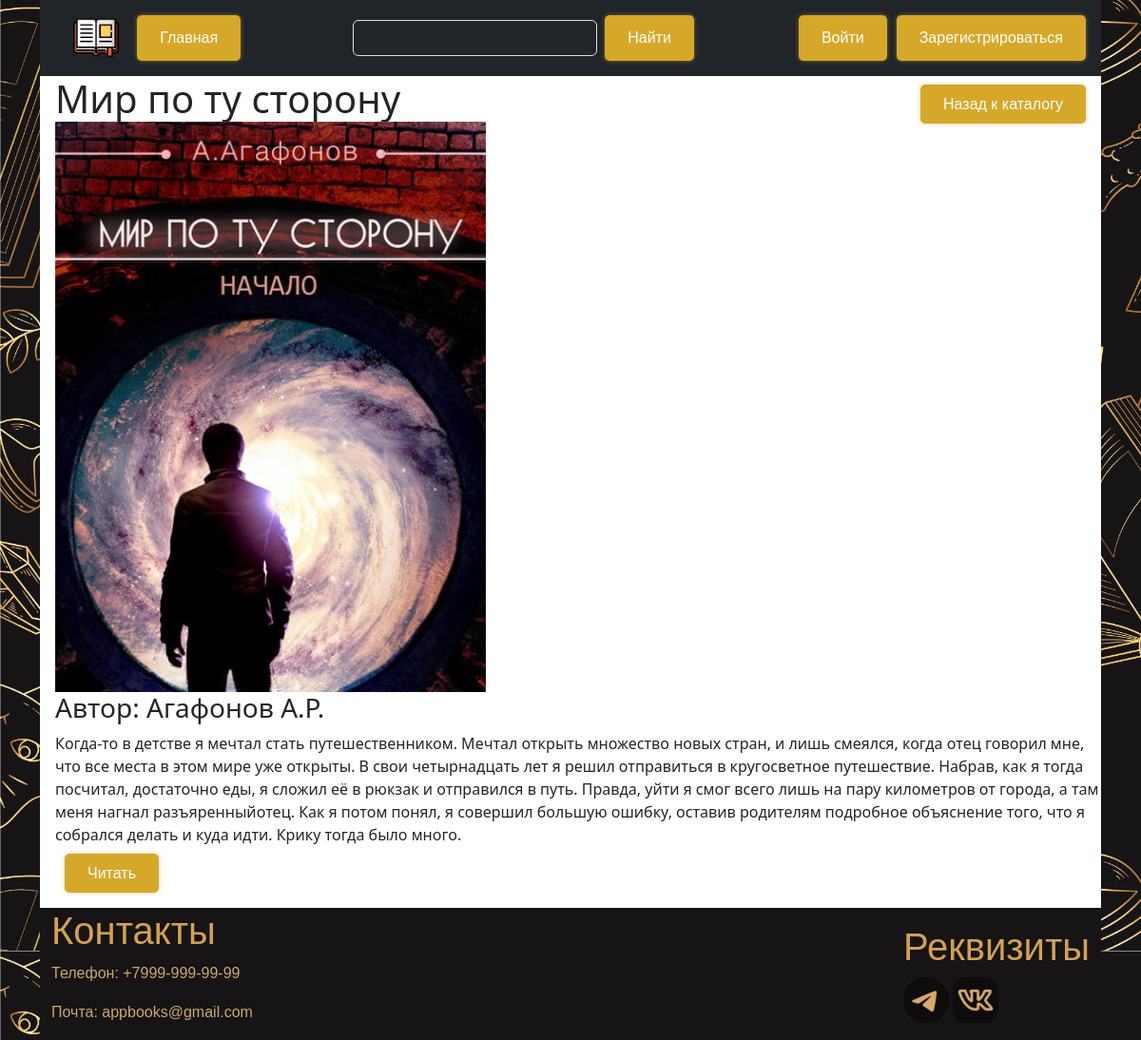
Screenshot of /book/1 with the database file from the repository.
### BooksApp.py (models this page shows)
class Books(db.Model):
    id = db.Column(db.Integer, primary_key = True)
    Title = db.Column(db.String(100), nullable = False)
    Cover = db.Column(db.String(100), nullable = False)
    Author = db.Column(db.String(100), nullable = False)
    About = db.Column(db.Text, nullable = False)
    File_path = db.Column(db.String(100), nullable = False)

### BooksApp.py (the view)
@app.route('/book/<int:id>')
def book_detail(id):
    book = Books.query.get_or_404(id)
    cover_path = book.Cover
    cover_url= url_for('static', filename=cover_path)
    username = session.get('username')
    if 'username' not in session:
        return render_template('Book.html', book=book, cover_url = cover_url)
    else:
        user = Authorization.query.filter_by(Name=username).first()
        admin=False
        if user.Rank == 'Admin':
            admin=True
        return render_template('Book.html', book=book, cover_url = cover_url, username=username, admin=admin)

### templates/Book.html (shortened to what this page needs)
{% extends 'base.html' %}
{% block body %}
<div class="header_book ms-3">
    <h1 class="title_book">{{ book.Title }}</h1>
    <div class="text-end me-2"style="margin-top: 10px;">
        <a href="/Main" class="button-custom me-2">Назад к каталогу</a>
    </div>
</div>
 <div class="item ms-3">
     <img class = "cover__img" src="{{cover_url}}">
    <h3>Автор: {{ book.Author }}</h3>
    <p>{{ book.About }}</p>
    <a href="{{ url_for('read_book', book_id=book.id) }}" class="button-custom me-2">Читать</a><br>
 </div>
<footer class="text text-white mt-4">
  <div class="container">
    <div class="about-us d-flex flex-wrap align-items-center justify-content-between">
      <div>
        <h1>Контакты</h1>
        <p>Телефон: +7999-999-99-99</p>
        <p>Почта: appbooks@gmail.com</p>
      </div>
      <div>
        <h1>Реквизиты</h1>
        <a href="/Main"><img class="header__img" src="{{ url_for('static', filename='image/telegram_theme.png') }}" alt="Телеграм"></a>
        <a href="/Main"><img class="header__img" src="{{ url_for('static', filename='image/vk_theme.png') }}" alt="ВК"></a>
      </div>
    </div>
  </div>
</footer>
{% endblock %}

### static/css/main.css (style rules this page uses)
body { background-color: rgb(255, 255, 255); margin: 0; padding: 0; height: 100vh; background-image: url(/static/image/background.jpg); background-size: cover; background-position: center; background-repeat: repeat; }
.header__img { height: 48px; }
.cover__img { max-width: 50%; height: auto; }
.header_book { display: flex; justify-content: space-between; align-items: center; }
.title_book { margin: 0; }
.button-custom { background-color: #d6a82a; color: white; font-family: 'Arial', sans-serif; padding: 12px 24px; text-align: center; text-decoration: none; border: none; border-radius: 5px; font-size: 16px; cursor: pointer; transition: background-color 0.3s, transform 0.3s, box-shadow 0.3s; box-shadow: 0 0 5px rgba(195, 167, 77, 0.5); margin-left: 10px; }
footer { background-color: #161415; }
.about-us { font-family: 'Arial', sans-serif; line-height: 1.6; color: #cba76c; background-color: #161415; }
.about-us h1 { color: #d3a151; }

### rows the page displays
Books: Title "Мир по ту сторону", Author "Агафонов А.Р.", About "Когда-то в детстве я мечтал стать путешественником. Мечтал открыть множество новых стран, и лишь смеялся, когда отец говорил мне, что все места в этом мире уже открыты. В свои четырнадцать лет я решил отправиться в кругосветное путешествие. Набрав, как я тогда посчитал, достаточно еды, я сложил её в рюкзак и отправился в путь. Правда, уйти я смог всего лишь на пару километров от города, а там меня нагнал разъяренныйотец. Как я потом понял, я совершил большую ошибку, оставив родителям подробное объяснение того, что я собрался делать и куда идти. Крику тогда было много."
